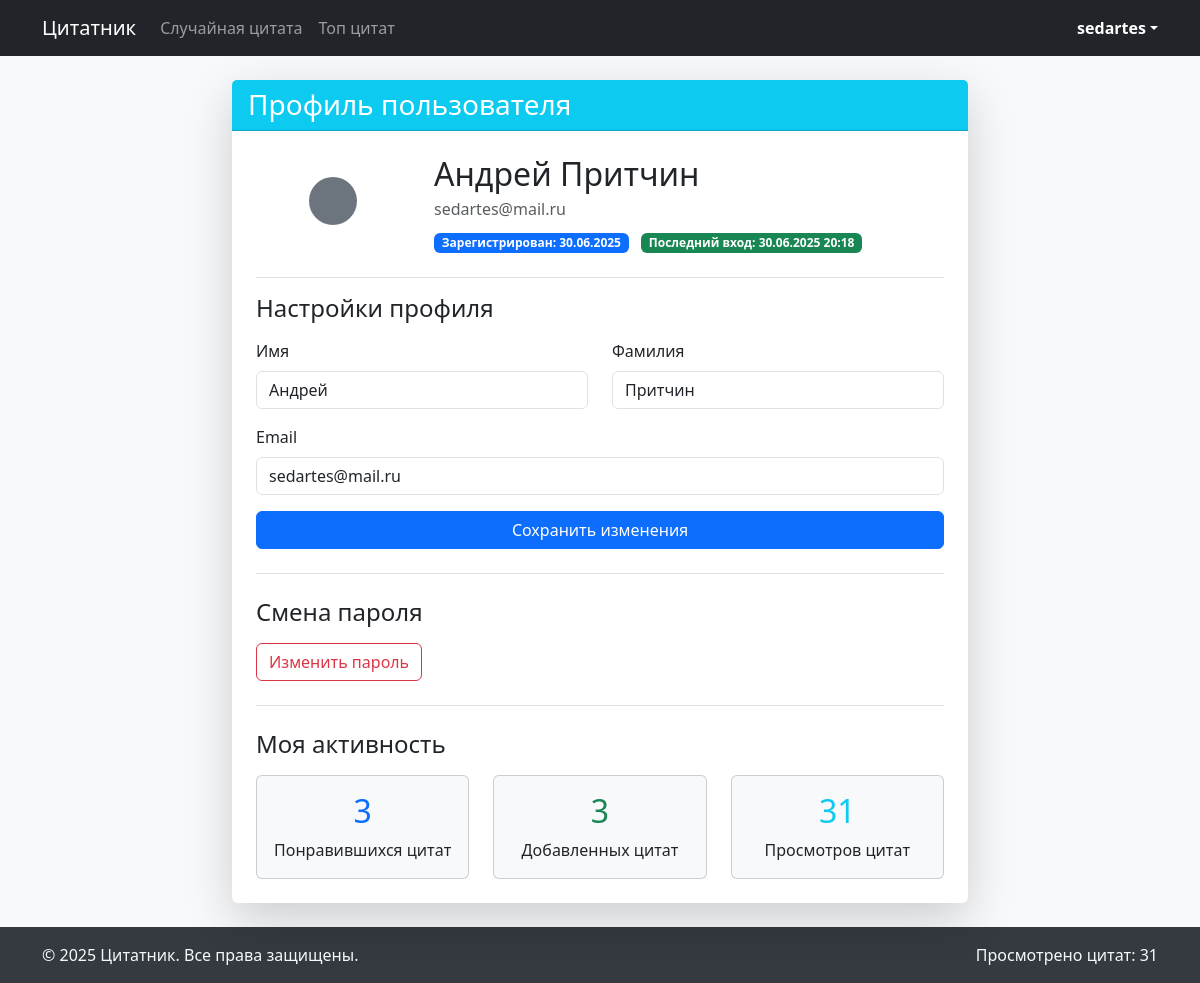
/profile/ (signed in), run on the app's committed database.
### users/models.py (models this page shows, shortened)
class User(AbstractUser):
    email = models.EmailField("Email", max_length=254, unique=True)
    first_name = models.CharField("Имя", max_length=150)
    last_name = models.CharField("Фамилия", max_length=150)
    USERNAME_FIELD = "email"
    REQUIRED_FIELDS = ["username"]
    class Meta:
        verbose_name = "Пользователь"
        verbose_name_plural = "Пользователи"
        ordering = ["username"]

### users/views.py (the view)
# urls.py: path("profile/", ProfileView.as_view(), name="profile"),
class ProfileView(LoginRequiredMixin, UpdateView):
    model = User
    fields = ["first_name", "last_name", "email"]
    template_name = "registration/profile.html"
    success_url = reverse_lazy("main:profile")
    def get_object(self):
        return self.request.user
    def get_context_data(self, **kwargs):
        context = super().get_context_data(**kwargs)
        user = self.request.user
        context["liked_posts"] = Post.objects.filter(liked_by=user).count()
        context["added_posts"] = Post.objects.filter(added_by=user).count()
        context["total_views"] = (
            Post.objects.filter(added_by=user).aggregate(
                total_views=Sum("views")
            )["total_views"]
            or 0
        )
        return context

### templates/registration/profile.html (shortened to what this page needs)
{% extends 'base.html' %}
{% block content %}
<div class="row justify-content-center">
    <div class="col-lg-8">
        <div class="card shadow-lg border-0">
            <div class="card-header bg-info text-white">
                <h3 class="card-title mb-0"> Профиль пользователя</h3>
            </div>
            <div class="card-body p-4">
                <div class="row align-items-center mb-4">
                    <div class="col-md-3 text-center">
                        <div class="bg-secondary rounded-circle p-4 d-inline-block">
                        </div>
                    </div>
                    <div class="col-md-9">
                        <h2 class="mb-1">{{ user.get_full_name|default:user.username }}</h2>
                        <p class="text-muted mb-2">{{ user.email }}</p>
                        <p class="mb-0">
                            <span class="badge bg-primary">Зарегистрирован: {{ user.date_joined|date:"d.m.Y" }}</span>
                            <span class="badge bg-success ms-2">Последний вход: {{ user.last_login|date:"d.m.Y H:i" }}</span>
                        </p>
                    </div>
                </div>
                <div class="border-top pt-3">
                    <h4 class="mb-3"> Настройки профиля</h4>
                    <form method="post">
                        <div class="row mb-3">
                            <div class="col-md-6">
                                <label for="id_first_name" class="form-label">Имя</label>
                                <input type="text" name="first_name" id="id_first_name" class="form-control"
                                       value="{{ user.first_name }}">
                            </div>
                            <div class="col-md-6">
                                <label for="id_last_name" class="form-label">Фамилия</label>
                                <input type="text" name="last_name" id="id_last_name" class="form-control"
                                       value="{{ user.last_name }}">
                            </div>
                        </div>
                        <div class="mb-3">
                            <label for="id_email" class="form-label">Email</label>
                            <input type="email" name="email" id="id_email" class="form-control"
                                   value="{{ user.email }}" required>
                        </div>
                        <div class="d-grid">
                            <button type="submit" class="btn btn-primary">
                                 Сохранить изменения
                            </button>
                        </div>
                    </form>
                </div>
                <div class="border-top pt-4 mt-4">
                    <h4 class="mb-3"> Смена пароля</h4>
                    <a href="{% url 'main:password_change' %}" class="btn btn-outline-danger">
                         Изменить пароль
                    </a>
                </div>
                <div class="border-top pt-4 mt-4">
                    <h4 class="mb-3"> Моя активность</h4>
                    <div class="row">
                        <div class="col-md-4 text-center">
                            <div class="card bg-light">
                                <div class="card-body">
                                    <h2 class="text-primary">{{ liked_posts }}</h2>
                                    <p class="mb-0">Понравившихся цитат</p>
                                </div>
                            </div>
                        </div>
                        <div class="col-md-4 text-center">
                            <div class="card bg-light">
                                <div class="card-body">
                                    <h2 class="text-success">{{ added_posts }}</h2>
                                    <p class="mb-0">Добавленных цитат</p>
                                </div>
                            </div>
                        </div>
                        <div class="col-md-4 text-center">
                            <div class="card bg-light">
                                <div class="card-body">
                                    <h2 class="text-info">{{ total_views }}</h2>
                                    <p class="mb-0">Просмотров цитат</p>
                                </div>
                            </div>
                        </div>
                    </div>
                </div>
            </div>
        </div>
    </div>
</div>
{% endblock %}

### templates/base.html (shortened to what this page needs)
<!DOCTYPE html>
<html lang="ru">
<head>
    <link href="https://cdn.jsdelivr.net/npm/bootstrap@5.3.0/dist/css/bootstrap.min.css" rel="stylesheet">
</head>
<body>
    <nav class="navbar navbar-expand-lg navbar-dark bg-dark">
        <div class="container">
            <a class="navbar-brand" href="{% url 'main:random_quote' %}">
                 Цитатник
            </a>
            <div class="collapse navbar-collapse" id="navbarNav">
                <ul class="navbar-nav me-auto">
                    <li class="nav-item">
                        <a class="nav-link" href="{% url 'main:random_quote' %}">
                             Случайная цитата
                        </a>
                    </li>
                    <li class="nav-item">
                        <a class="nav-link" href="{% url 'main:top_quotes' %}">
                             Топ цитат
                        </a>
                    </li>
                </ul>
                <div class="d-flex align-items-center">
                    {% if user.is_authenticated %}
                        <div class="dropdown">
                            <a href="#" class="d-flex align-items-center text-white text-decoration-none dropdown-toggle"
                            id="userDropdown" data-bs-toggle="dropdown" aria-expanded="false">
                                <strong>{{ user.username }}</strong>
                            </a>
                        </div>
                    {% endif %}
                </div>
            </div>
        </div>
    </nav>
    <div class="content-wrapper py-4">
        <div class="container">
            {% block content %}{% endblock %}
        </div>
    </div>
    <footer class="py-3 mt-auto">
        <div class="container">
            <div class="row align-items-center">
                <div class="col-md-6">
                    <p class="mb-0">&copy; {% now "Y" %} Цитатник. Все права защищены.</p>
                </div>
                <div class="col-md-6 text-md-end">
                    <p class="mb-0">Просмотрено цитат: {{ total_views|default:"0" }}</p>
                </div>
            </div>
        </div>
    </footer>
</body>
</html>

### templates/base.html (style rules this page uses)
body { display: flex; flex-direction: column; min-height: 100vh; background-color: #f8f9fa; }
.content-wrapper { flex: 1; }
footer { background-color: #343a40; color: #f8f9fa; }

### data on the page
User: username "sedartes", get_full_name "Андрей Притчин", email "sedartes@mail.ru", date_joined "30.06.2025", last_login "30.06.2025 20:18", first_name "Андрей", last_name "Притчин"

### other printed values
{{ liked_posts }} "3"
{{ added_posts }} "3"
{{ total_views }} "31"
{{ total_views|default:"0" }} "31"
